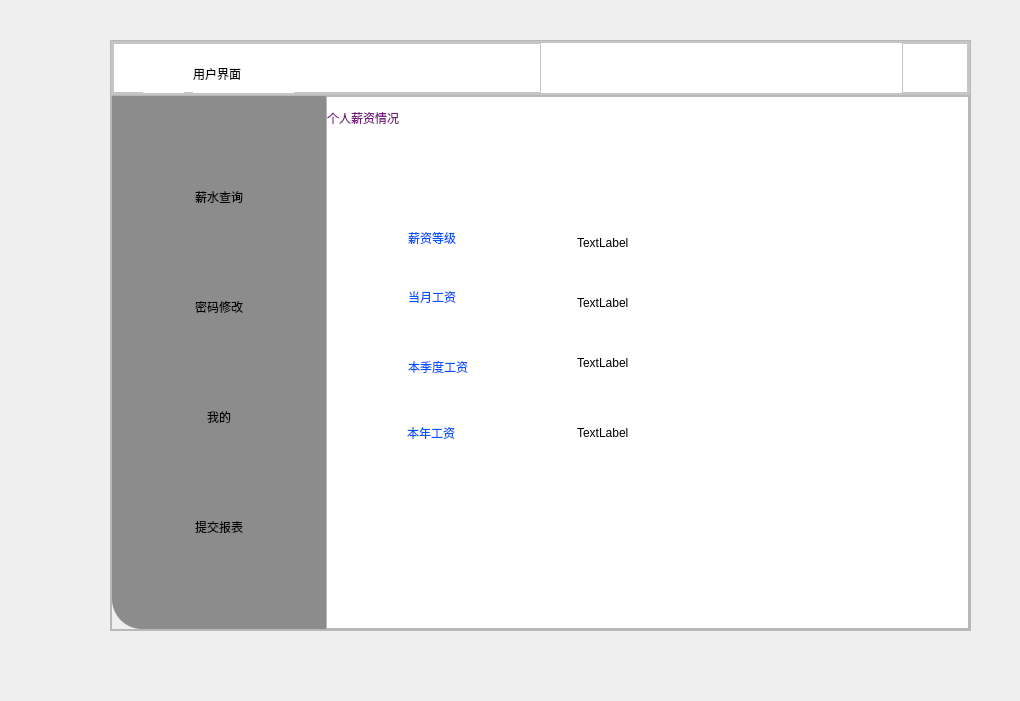
<?xml version="1.0" encoding="UTF-8"?>
<ui version="4.0">
 <class>UserWindow</class>
 <widget class="QMainWindow" name="UserWindow">
  <property name="geometry">
   <rect>
    <x>0</x>
    <y>0</y>
    <width>1020</width>
    <height>701</height>
   </rect>
  </property>
  <property name="windowTitle">
   <string>MainWindow</string>
  </property>
  <widget class="QWidget" name="centralwidget">
   <widget class="QFrame" name="frame">
    <property name="geometry">
     <rect>
      <x>110</x>
      <y>40</y>
      <width>861</width>
      <height>591</height>
     </rect>
    </property>
    <property name="minimumSize">
     <size>
      <width>861</width>
      <height>591</height>
     </size>
    </property>
    <property name="frameShape">
     <enum>QFrame::StyledPanel</enum>
    </property>
    <property name="frameShadow">
     <enum>QFrame::Raised</enum>
    </property>
    <layout class="QVBoxLayout" name="verticalLayout">
     <property name="spacing">
      <number>0</number>
     </property>
     <property name="leftMargin">
      <number>0</number>
     </property>
     <property name="topMargin">
      <number>0</number>
     </property>
     <property name="rightMargin">
      <number>0</number>
     </property>
     <property name="bottomMargin">
      <number>0</number>
     </property>
     <item>
      <widget class="QFrame" name="frame_2">
       <property name="sizePolicy">
        <sizepolicy hsizetype="Preferred" vsizetype="Expanding">
         <horstretch>0</horstretch>
         <verstretch>1</verstretch>
        </sizepolicy>
       </property>
       <property name="styleSheet">
        <string notr="true">background-color: rgb(255, 255, 255);</string>
       </property>
       <property name="frameShape">
        <enum>QFrame::StyledPanel</enum>
       </property>
       <property name="frameShadow">
        <enum>QFrame::Raised</enum>
       </property>
       <layout class="QHBoxLayout" name="horizontalLayout">
        <property name="spacing">
         <number>0</number>
        </property>
        <property name="leftMargin">
         <number>0</number>
        </property>
        <property name="topMargin">
         <number>0</number>
        </property>
        <property name="rightMargin">
         <number>0</number>
        </property>
        <property name="bottomMargin">
         <number>0</number>
        </property>
        <item>
         <widget class="QFrame" name="frame_4">
          <property name="frameShape">
           <enum>QFrame::StyledPanel</enum>
          </property>
          <property name="frameShadow">
           <enum>QFrame::Raised</enum>
          </property>
          <layout class="QHBoxLayout" name="horizontalLayout_2">
           <property name="spacing">
            <number>0</number>
           </property>
           <property name="leftMargin">
            <number>0</number>
           </property>
           <property name="topMargin">
            <number>0</number>
           </property>
           <property name="rightMargin">
            <number>0</number>
           </property>
           <property name="bottomMargin">
            <number>0</number>
           </property>
           <item>
            <widget class="QFrame" name="frame_6">
             <property name="toolTipDuration">
              <number>0</number>
             </property>
             <property name="styleSheet">
              <string notr="true">Qframe{
  border:none;
}</string>
             </property>
             <property name="frameShape">
              <enum>QFrame::StyledPanel</enum>
             </property>
             <property name="frameShadow">
              <enum>QFrame::Raised</enum>
             </property>
             <widget class="QLabel" name="label">
              <property name="geometry">
               <rect>
                <x>80</x>
                <y>10</y>
                <width>101</width>
                <height>41</height>
               </rect>
              </property>
              <property name="styleSheet">
               <string notr="true">font: 15pt &quot;Algerian&quot;;
color: rgb(0, 0, 0);</string>
              </property>
              <property name="text">
               <string>用户界面</string>
              </property>
             </widget>
             <widget class="QPushButton" name="pushButton_3">
              <property name="geometry">
               <rect>
                <x>30</x>
                <y>10</y>
                <width>41</width>
                <height>41</height>
               </rect>
              </property>
              <property name="styleSheet">
               <string notr="true">QPushButton{
	border:none;
}</string>
              </property>
              <property name="text">
               <string/>
              </property>
              <property name="icon">
               <iconset>
                <normaloff>icons/OIP-C (2).jpg</normaloff>icons/OIP-C (2).jpg</iconset>
              </property>
             </widget>
            </widget>
           </item>
           <item alignment="Qt::AlignRight">
            <widget class="QFrame" name="frame_5">
             <property name="styleSheet">
              <string notr="true">Qframe{
  border:none;
}
QPushButton{
	border:none;
}
QPushButton:hover{
	padding-bottom:5px;
}</string>
             </property>
             <property name="frameShape">
              <enum>QFrame::StyledPanel</enum>
             </property>
             <property name="frameShadow">
              <enum>QFrame::Raised</enum>
             </property>
             <layout class="QHBoxLayout" name="horizontalLayout_3">
              <property name="spacing">
               <number>0</number>
              </property>
              <property name="leftMargin">
               <number>0</number>
              </property>
              <property name="topMargin">
               <number>0</number>
              </property>
              <property name="rightMargin">
               <number>0</number>
              </property>
              <item>
               <widget class="QPushButton" name="pushButton">
                <property name="text">
                 <string/>
                </property>
                <property name="icon">
                 <iconset resource="res.qrc">
                  <normaloff>:/icons/icons/下载.jpg</normaloff>:/icons/icons/下载.jpg</iconset>
                </property>
               </widget>
              </item>
              <item>
               <widget class="QPushButton" name="pushButton_2">
                <property name="text">
                 <string/>
                </property>
                <property name="icon">
                 <iconset resource="res.qrc">
                  <normaloff>:/icons/icons/1jpg.jpg</normaloff>:/icons/icons/1jpg.jpg</iconset>
                </property>
               </widget>
              </item>
             </layout>
            </widget>
           </item>
          </layout>
         </widget>
        </item>
       </layout>
      </widget>
     </item>
     <item>
      <widget class="QFrame" name="frame_3">
       <property name="sizePolicy">
        <sizepolicy hsizetype="Preferred" vsizetype="Expanding">
         <horstretch>0</horstretch>
         <verstretch>10</verstretch>
        </sizepolicy>
       </property>
       <property name="styleSheet">
        <string notr="true"/>
       </property>
       <property name="frameShape">
        <enum>QFrame::StyledPanel</enum>
       </property>
       <property name="frameShadow">
        <enum>QFrame::Raised</enum>
       </property>
       <layout class="QHBoxLayout" name="horizontalLayout_4">
        <property name="spacing">
         <number>0</number>
        </property>
        <property name="leftMargin">
         <number>0</number>
        </property>
        <property name="topMargin">
         <number>0</number>
        </property>
        <property name="rightMargin">
         <number>0</number>
        </property>
        <property name="bottomMargin">
         <number>0</number>
        </property>
        <item>
         <widget class="QFrame" name="frame_7">
          <property name="sizePolicy">
           <sizepolicy hsizetype="Expanding" vsizetype="Preferred">
            <horstretch>2</horstretch>
            <verstretch>0</verstretch>
           </sizepolicy>
          </property>
          <property name="styleSheet">
           <string notr="true">background-color: rgb(140,140, 140);

border-bottom-left-radius:30px;


    </string>
          </property>
          <property name="frameShape">
           <enum>QFrame::StyledPanel</enum>
          </property>
          <property name="frameShadow">
           <enum>QFrame::Raised</enum>
          </property>
          <layout class="QVBoxLayout" name="verticalLayout_2">
           <property name="spacing">
            <number>0</number>
           </property>
           <property name="leftMargin">
            <number>0</number>
           </property>
           <property name="topMargin">
            <number>0</number>
           </property>
           <property name="rightMargin">
            <number>0</number>
           </property>
           <property name="bottomMargin">
            <number>0</number>
           </property>
           <item>
            <widget class="QPushButton" name="pushButton_Seach">
             <property name="styleSheet">
              <string notr="true">font: 18pt &quot;Algerian&quot;;
color: rgb(255, 255, 255);
pressed{
	padding-left:5px;
	padding-top:5px;
}
</string>
             </property>
             <property name="text">
              <string>薪水查询</string>
             </property>
            </widget>
           </item>
           <item>
            <widget class="QPushButton" name="pushButton_Edit">
             <property name="styleSheet">
              <string notr="true">font: 18pt &quot;Algerian&quot;;
color: rgb(255, 255, 255);
pressed{
	padding-left:5px;
	padding-top:5px;
}

</string>
             </property>
             <property name="text">
              <string>密码修改</string>
             </property>
            </widget>
           </item>
           <item>
            <widget class="QPushButton" name="pushButton_My">
             <property name="styleSheet">
              <string notr="true">font: 18pt &quot;Algerian&quot;;
color: rgb(255, 255, 255);
pressed{
	padding-left:5px;
	padding-top:5px;
}

</string>
             </property>
             <property name="text">
              <string>我的</string>
             </property>
            </widget>
           </item>
           <item>
            <widget class="QPushButton" name="pushButton_Table">
             <property name="styleSheet">
              <string notr="true">font: 18pt &quot;Algerian&quot;;
color: rgb(255, 255, 255);
pressed{
	padding-left:5px;
	padding-top:5px;
}

</string>
             </property>
             <property name="text">
              <string>提交报表</string>
             </property>
            </widget>
           </item>
          </layout>
         </widget>
        </item>
        <item>
         <widget class="QFrame" name="frame_8">
          <property name="sizePolicy">
           <sizepolicy hsizetype="Expanding" vsizetype="Preferred">
            <horstretch>6</horstretch>
            <verstretch>0</verstretch>
           </sizepolicy>
          </property>
          <property name="frameShape">
           <enum>QFrame::StyledPanel</enum>
          </property>
          <property name="frameShadow">
           <enum>QFrame::Raised</enum>
          </property>
          <layout class="QHBoxLayout" name="horizontalLayout_5">
           <property name="spacing">
            <number>0</number>
           </property>
           <property name="leftMargin">
            <number>0</number>
           </property>
           <property name="topMargin">
            <number>0</number>
           </property>
           <property name="rightMargin">
            <number>0</number>
           </property>
           <property name="bottomMargin">
            <number>0</number>
           </property>
           <item>
            <widget class="QStackedWidget" name="stackedWidget">
             <property name="styleSheet">
              <string notr="true">background-color: rgb(255, 255, 255);</string>
             </property>
             <property name="currentIndex">
              <number>1</number>
             </property>
             <widget class="QWidget" name="page_my">
              <widget class="QLabel" name="label_7">
               <property name="geometry">
                <rect>
                 <x>0</x>
                 <y>0</y>
                 <width>111</width>
                 <height>41</height>
                </rect>
               </property>
               <property name="styleSheet">
                <string notr="true">font: 16pt &quot;Algerian&quot;;
color: rgb(116, 27, 124);
background-color: rgb(255, 255, 255);</string>
               </property>
               <property name="text">
                <string>个人信息</string>
               </property>
              </widget>
              <widget class="QLabel" name="label_13">
               <property name="geometry">
                <rect>
                 <x>100</x>
                 <y>170</y>
                 <width>71</width>
                 <height>31</height>
                </rect>
               </property>
               <property name="styleSheet">
                <string notr="true">color: rgb(0, 85, 255);
font: 18pt &quot;Algerian&quot;;</string>
               </property>
               <property name="text">
                <string>姓名</string>
               </property>
              </widget>
              <widget class="QLabel" name="label_14">
               <property name="geometry">
                <rect>
                 <x>250</x>
                 <y>110</y>
                 <width>201</width>
                 <height>31</height>
                </rect>
               </property>
               <property name="styleSheet">
                <string notr="true">font: 10pt &quot;Arial&quot;;</string>
               </property>
               <property name="text">
                <string>TextLabel</string>
               </property>
              </widget>
              <widget class="QLabel" name="label_15">
               <property name="geometry">
                <rect>
                 <x>100</x>
                 <y>106</y>
                 <width>81</width>
                 <height>41</height>
                </rect>
               </property>
               <property name="styleSheet">
                <string notr="true">color: rgb(0, 85, 255);
font: 18pt &quot;Algerian&quot;;</string>
               </property>
               <property name="text">
                <string>工号</string>
               </property>
              </widget>
              <widget class="QLabel" name="label_17">
               <property name="geometry">
                <rect>
                 <x>100</x>
                 <y>290</y>
                 <width>161</width>
                 <height>31</height>
                </rect>
               </property>
               <property name="styleSheet">
                <string notr="true">color: rgb(0, 85, 255);
font: 18pt &quot;Algerian&quot;;</string>
               </property>
               <property name="text">
                <string>入职年份</string>
               </property>
              </widget>
              <widget class="QLabel" name="label_19">
               <property name="geometry">
                <rect>
                 <x>100</x>
                 <y>226</y>
                 <width>71</width>
                 <height>41</height>
                </rect>
               </property>
               <property name="styleSheet">
                <string notr="true">color: rgb(0, 85, 255);
font: 18pt &quot;Algerian&quot;;</string>
               </property>
               <property name="text">
                <string>性别</string>
               </property>
              </widget>
              <widget class="QLabel" name="label_21">
               <property name="geometry">
                <rect>
                 <x>100</x>
                 <y>420</y>
                 <width>71</width>
                 <height>31</height>
                </rect>
               </property>
               <property name="styleSheet">
                <string notr="true">color: rgb(0, 85, 255);
font: 18pt &quot;Algerian&quot;;</string>
               </property>
               <property name="text">
                <string>电话</string>
               </property>
              </widget>
              <widget class="QLabel" name="label_23">
               <property name="geometry">
                <rect>
                 <x>100</x>
                 <y>350</y>
                 <width>91</width>
                 <height>41</height>
                </rect>
               </property>
               <property name="styleSheet">
                <string notr="true">color: rgb(0, 85, 255);
font: 18pt &quot;Algerian&quot;;</string>
               </property>
               <property name="text">
                <string>邮箱</string>
               </property>
              </widget>
              <widget class="QLabel" name="label_16">
               <property name="geometry">
                <rect>
                 <x>250</x>
                 <y>170</y>
                 <width>201</width>
                 <height>31</height>
                </rect>
               </property>
               <property name="styleSheet">
                <string notr="true">font: 10pt &quot;Arial&quot;;</string>
               </property>
               <property name="text">
                <string>TextLabel</string>
               </property>
              </widget>
              <widget class="QLabel" name="label_18">
               <property name="geometry">
                <rect>
                 <x>250</x>
                 <y>230</y>
                 <width>201</width>
                 <height>31</height>
                </rect>
               </property>
               <property name="styleSheet">
                <string notr="true">font: 10pt &quot;Arial&quot;;</string>
               </property>
               <property name="text">
                <string>TextLabel</string>
               </property>
              </widget>
              <widget class="QLabel" name="label_20">
               <property name="geometry">
                <rect>
                 <x>250</x>
                 <y>290</y>
                 <width>201</width>
                 <height>31</height>
                </rect>
               </property>
               <property name="styleSheet">
                <string notr="true">font: 10pt &quot;Arial&quot;;</string>
               </property>
               <property name="text">
                <string>TextLabel</string>
               </property>
              </widget>
              <widget class="QLabel" name="label_22">
               <property name="geometry">
                <rect>
                 <x>250</x>
                 <y>350</y>
                 <width>201</width>
                 <height>31</height>
                </rect>
               </property>
               <property name="styleSheet">
                <string notr="true">font: 10pt &quot;Arial&quot;;
</string>
               </property>
               <property name="text">
                <string>TextLabel</string>
               </property>
              </widget>
              <widget class="QLabel" name="label_24">
               <property name="geometry">
                <rect>
                 <x>250</x>
                 <y>420</y>
                 <width>201</width>
                 <height>31</height>
                </rect>
               </property>
               <property name="styleSheet">
                <string notr="true">font: 10pt &quot;Arial&quot;;
</string>
               </property>
               <property name="text">
                <string>TextLabel</string>
               </property>
              </widget>
             </widget>
             <widget class="QWidget" name="page_salary">
              <widget class="QLabel" name="label_6">
               <property name="geometry">
                <rect>
                 <x>0</x>
                 <y>0</y>
                 <width>171</width>
                 <height>41</height>
                </rect>
               </property>
               <property name="styleSheet">
                <string notr="true">
font: 16pt &quot;Algerian&quot;;
color: rgb(116, 27, 124);
background-color: rgb(255, 255, 255);</string>
               </property>
               <property name="text">
                <string>个人薪资情况</string>
               </property>
              </widget>
              <widget class="QLabel" name="label_4">
               <property name="geometry">
                <rect>
                 <x>81</x>
                 <y>120</y>
                 <width>161</width>
                 <height>41</height>
                </rect>
               </property>
               <property name="styleSheet">
                <string notr="true">color: rgb(0, 85, 255);
font: 18pt &quot;Algerian&quot;;</string>
               </property>
               <property name="text">
                <string>薪资等级</string>
               </property>
              </widget>
              <widget class="QLabel" name="label_10">
               <property name="geometry">
                <rect>
                 <x>81</x>
                 <y>184</y>
                 <width>161</width>
                 <height>31</height>
                </rect>
               </property>
               <property name="styleSheet">
                <string notr="true">color: rgb(0, 85, 255);
font: 18pt &quot;Algerian&quot;;</string>
               </property>
               <property name="text">
                <string>当月工资</string>
               </property>
              </widget>
              <widget class="QLabel" name="label_25">
               <property name="geometry">
                <rect>
                 <x>250</x>
                 <y>130</y>
                 <width>201</width>
                 <height>31</height>
                </rect>
               </property>
               <property name="styleSheet">
                <string notr="true">font: 10pt &quot;Arial&quot;;</string>
               </property>
               <property name="text">
                <string>TextLabel</string>
               </property>
              </widget>
              <widget class="QLabel" name="label_26">
               <property name="geometry">
                <rect>
                 <x>250</x>
                 <y>190</y>
                 <width>201</width>
                 <height>31</height>
                </rect>
               </property>
               <property name="styleSheet">
                <string notr="true">font: 10pt &quot;Arial&quot;;</string>
               </property>
               <property name="text">
                <string>TextLabel</string>
               </property>
              </widget>
              <widget class="QLabel" name="label_11">
               <property name="geometry">
                <rect>
                 <x>81</x>
                 <y>254</y>
                 <width>161</width>
                 <height>31</height>
                </rect>
               </property>
               <property name="styleSheet">
                <string notr="true">color: rgb(0, 85, 255);
font: 18pt &quot;Algerian&quot;;</string>
               </property>
               <property name="text">
                <string>本季度工资</string>
               </property>
              </widget>
              <widget class="QLabel" name="label_27">
               <property name="geometry">
                <rect>
                 <x>250</x>
                 <y>250</y>
                 <width>201</width>
                 <height>31</height>
                </rect>
               </property>
               <property name="styleSheet">
                <string notr="true">font: 10pt &quot;Arial&quot;;</string>
               </property>
               <property name="text">
                <string>TextLabel</string>
               </property>
              </widget>
              <widget class="QLabel" name="label_50">
               <property name="geometry">
                <rect>
                 <x>250</x>
                 <y>320</y>
                 <width>201</width>
                 <height>31</height>
                </rect>
               </property>
               <property name="styleSheet">
                <string notr="true">font: 10pt &quot;Arial&quot;;</string>
               </property>
               <property name="text">
                <string>TextLabel</string>
               </property>
              </widget>
              <widget class="QLabel" name="label_51">
               <property name="geometry">
                <rect>
                 <x>80</x>
                 <y>320</y>
                 <width>161</width>
                 <height>31</height>
                </rect>
               </property>
               <property name="styleSheet">
                <string notr="true">color: rgb(0, 85, 255);
font: 18pt &quot;Algerian&quot;;</string>
               </property>
               <property name="text">
                <string>本年工资</string>
               </property>
              </widget>
             </widget>
             <widget class="QWidget" name="page_edit">
              <widget class="QLabel" name="label_8">
               <property name="geometry">
                <rect>
                 <x>0</x>
                 <y>0</y>
                 <width>111</width>
                 <height>41</height>
                </rect>
               </property>
               <property name="styleSheet">
                <string notr="true">
font: 16pt &quot;Algerian&quot;;
color: rgb(116, 27, 124);
background-color: rgb(255, 255, 255);</string>
               </property>
               <property name="text">
                <string>修改密码</string>
               </property>
              </widget>
              <widget class="QFrame" name="frame_9">
               <property name="geometry">
                <rect>
                 <x>0</x>
                 <y>479</y>
                 <width>641</width>
                 <height>40</height>
                </rect>
               </property>
               <property name="frameShape">
                <enum>QFrame::StyledPanel</enum>
               </property>
               <property name="frameShadow">
                <enum>QFrame::Raised</enum>
               </property>
               <layout class="QHBoxLayout" name="horizontalLayout_6">
                <property name="spacing">
                 <number>0</number>
                </property>
                <property name="leftMargin">
                 <number>0</number>
                </property>
                <property name="topMargin">
                 <number>0</number>
                </property>
                <property name="rightMargin">
                 <number>0</number>
                </property>
                <property name="bottomMargin">
                 <number>0</number>
                </property>
                <item>
                 <widget class="QStackedWidget" name="stackedWidget_2">
                  <property name="currentIndex">
                   <number>0</number>
                  </property>
                  <widget class="QWidget" name="page"/>
                  <widget class="QWidget" name="page_2">
                   <widget class="QLabel" name="label_2">
                    <property name="geometry">
                     <rect>
                      <x>240</x>
                      <y>10</y>
                      <width>121</width>
                      <height>21</height>
                     </rect>
                    </property>
                    <property name="styleSheet">
                     <string notr="true">font: 12pt &quot;Algerian&quot;;
color: rgb(255, 0, 0);</string>
                    </property>
                    <property name="text">
                     <string>修改成功！</string>
                    </property>
                   </widget>
                  </widget>
                  <widget class="QWidget" name="page_4">
                   <widget class="QLabel" name="label_12">
                    <property name="geometry">
                     <rect>
                      <x>210</x>
                      <y>10</y>
                      <width>161</width>
                      <height>21</height>
                     </rect>
                    </property>
                    <property name="styleSheet">
                     <string notr="true">font: 12pt &quot;Algerian&quot;;
color: rgb(255, 0, 0);</string>
                    </property>
                    <property name="text">
                     <string>两次密码不相符！</string>
                    </property>
                   </widget>
                  </widget>
                 </widget>
                </item>
               </layout>
              </widget>
              <widget class="QLineEdit" name="lineEdit_change_password">
               <property name="geometry">
                <rect>
                 <x>170</x>
                 <y>140</y>
                 <width>221</width>
                 <height>31</height>
                </rect>
               </property>
               <property name="text">
                <string/>
               </property>
               <property name="placeholderText">
                <string>输入新密码：</string>
               </property>
              </widget>
              <widget class="QLineEdit" name="lineEdit_Rchange_password">
               <property name="geometry">
                <rect>
                 <x>170</x>
                 <y>200</y>
                 <width>221</width>
                 <height>31</height>
                </rect>
               </property>
               <property name="text">
                <string/>
               </property>
               <property name="placeholderText">
                <string>确认密码：</string>
               </property>
              </widget>
              <widget class="QPushButton" name="pushButton_change_sure">
               <property name="geometry">
                <rect>
                 <x>230</x>
                 <y>280</y>
                 <width>93</width>
                 <height>28</height>
                </rect>
               </property>
               <property name="text">
                <string>确认</string>
               </property>
              </widget>
             </widget>
             <widget class="QWidget" name="page_table">
              <widget class="QLineEdit" name="lineEdit_file">
               <property name="geometry">
                <rect>
                 <x>190</x>
                 <y>150</y>
                 <width>231</width>
                 <height>21</height>
                </rect>
               </property>
               <property name="text">
                <string/>
               </property>
               <property name="placeholderText">
                <string>请输入文件名:</string>
               </property>
              </widget>
              <widget class="QLabel" name="label_3">
               <property name="geometry">
                <rect>
                 <x>240</x>
                 <y>110</y>
                 <width>141</width>
                 <height>20</height>
                </rect>
               </property>
               <property name="styleSheet">
                <string notr="true">
font: 12pt &quot;Algerian&quot;;</string>
               </property>
               <property name="text">
                <string>请输入文件名：</string>
               </property>
              </widget>
              <widget class="QPushButton" name="pushButton_4">
               <property name="geometry">
                <rect>
                 <x>260</x>
                 <y>270</y>
                 <width>93</width>
                 <height>28</height>
                </rect>
               </property>
               <property name="text">
                <string>确定</string>
               </property>
              </widget>
              <widget class="QFrame" name="frame_10">
               <property name="geometry">
                <rect>
                 <x>0</x>
                 <y>479</y>
                 <width>641</width>
                 <height>61</height>
                </rect>
               </property>
               <property name="frameShape">
                <enum>QFrame::StyledPanel</enum>
               </property>
               <property name="frameShadow">
                <enum>QFrame::Raised</enum>
               </property>
               <widget class="QStackedWidget" name="stackedWidget_3">
                <property name="geometry">
                 <rect>
                  <x>0</x>
                  <y>0</y>
                  <width>641</width>
                  <height>51</height>
                 </rect>
                </property>
                <property name="currentIndex">
                 <number>0</number>
                </property>
                <widget class="QWidget" name="page_3"/>
                <widget class="QWidget" name="page_5">
                 <widget class="QLabel" name="label_5">
                  <property name="geometry">
                   <rect>
                    <x>230</x>
                    <y>20</y>
                    <width>141</width>
                    <height>21</height>
                   </rect>
                  </property>
                  <property name="styleSheet">
                   <string notr="true">color: rgb(255, 0, 0);
font: 12pt &quot;Algerian&quot;;</string>
                  </property>
                  <property name="text">
                   <string>文件名不存在！</string>
                  </property>
                 </widget>
                </widget>
                <widget class="QWidget" name="page_6">
                 <widget class="QLabel" name="label_9">
                  <property name="geometry">
                   <rect>
                    <x>280</x>
                    <y>20</y>
                    <width>91</width>
                    <height>21</height>
                   </rect>
                  </property>
                  <property name="styleSheet">
                   <string notr="true">color: rgb(255, 0, 0);
font: 12pt &quot;Algerian&quot;;</string>
                  </property>
                  <property name="text">
                   <string>表为空！</string>
                  </property>
                 </widget>
                </widget>
                <widget class="QWidget" name="page_7">
                 <widget class="QLabel" name="label_28">
                  <property name="geometry">
                   <rect>
                    <x>270</x>
                    <y>20</y>
                    <width>91</width>
                    <height>21</height>
                   </rect>
                  </property>
                  <property name="styleSheet">
                   <string notr="true">color: rgb(255, 0, 0);
font: 12pt &quot;Algerian&quot;;</string>
                  </property>
                  <property name="text">
                   <string>提交成功！</string>
                  </property>
                 </widget>
                </widget>
               </widget>
              </widget>
              <widget class="QLabel" name="label_29">
               <property name="geometry">
                <rect>
                 <x>0</x>
                 <y>0</y>
                 <width>121</width>
                 <height>41</height>
                </rect>
               </property>
               <property name="styleSheet">
                <string notr="true">font: 16pt &quot;Algerian&quot;;
color: rgb(116, 27, 124);
background-color: rgb(255, 255, 255);</string>
               </property>
               <property name="text">
                <string>提交报表</string>
               </property>
              </widget>
             </widget>
            </widget>
           </item>
          </layout>
         </widget>
        </item>
       </layout>
      </widget>
     </item>
    </layout>
   </widget>
  </widget>
 </widget>
 <resources>
  <include location="res.qrc"/>
 </resources>
 <connections>
  <connection>
   <sender>pushButton_2</sender>
   <signal>clicked()</signal>
   <receiver>UserWindow</receiver>
   <slot>close()</slot>
   <hints>
    <hint type="sourcelabel">
     <x>941</x>
     <y>62</y>
    </hint>
    <hint type="destinationlabel">
     <x>1006</x>
     <y>29</y>
    </hint>
   </hints>
  </connection>
  <connection>
   <sender>pushButton</sender>
   <signal>clicked()</signal>
   <receiver>UserWindow</receiver>
   <slot>hide()</slot>
   <hints>
    <hint type="sourcelabel">
     <x>906</x>
     <y>65</y>
    </hint>
    <hint type="destinationlabel">
     <x>842</x>
     <y>10</y>
    </hint>
   </hints>
  </connection>
 </connections>
</ui>
